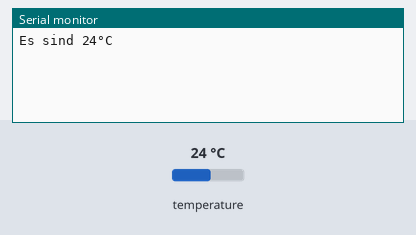
The program below on a simulated ESP32. Parts: the last lines printed to the serial monitor. The inputs (shaded band) are chosen by the test bench; at power-on: temperature 24 °C.

Above: at 1.7 s.
1.8 s: temperature set to 12 °C
At 5.0 s:
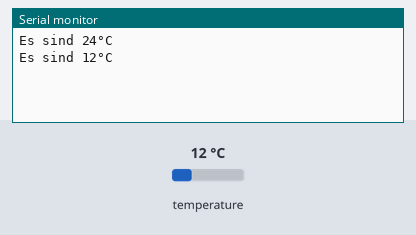
6.2 s: temperature set to 19 °C
At 7.8 s:
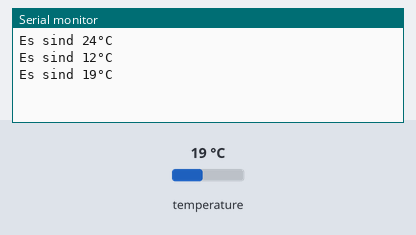
Timing chart, 0 to 9.3 s (numbered marks = the images above; inputs shaded):
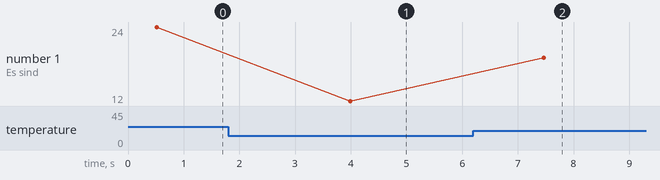

Measured:
- after the input at 1.8 s, the serial monitor: prints a new line after 2.2 s (image 1)
- after the input at 6.2 s, the serial monitor: prints a new line after 1.3 s (image 2)
- plotted number 1: 24 → 12 after the input at 1.8 s, 12 → 19 after the input at 6.2 s

The program:

main.cpp
```cpp
#include <Arduino.h>
#include <rcswitch.h>
#include "Adafruit_MCP9808.h"

#define TX_PIN  17
#define RX_PIN  16

RCSwitch sender = RCSwitch();
Adafruit_MCP9808 tempsensor = Adafruit_MCP9808();

void setup() {
  Serial.begin(9600);
  delay(500);
  tempsensor.begin(0x18);                           // default address
  tempsensor.setResolution(1);                      //
  sender.enableTransmit(TX_PIN);
}

void loop() {
  static char buffer[32] = "\0";
  float c = tempsensor.readTempC();
  int i = (int)c;
  sprintf(buffer,"%d",i);
  Serial.printf("Es sind %s°C\n",buffer);
  sender.send(buffer);
  delay(3000);
}
```
